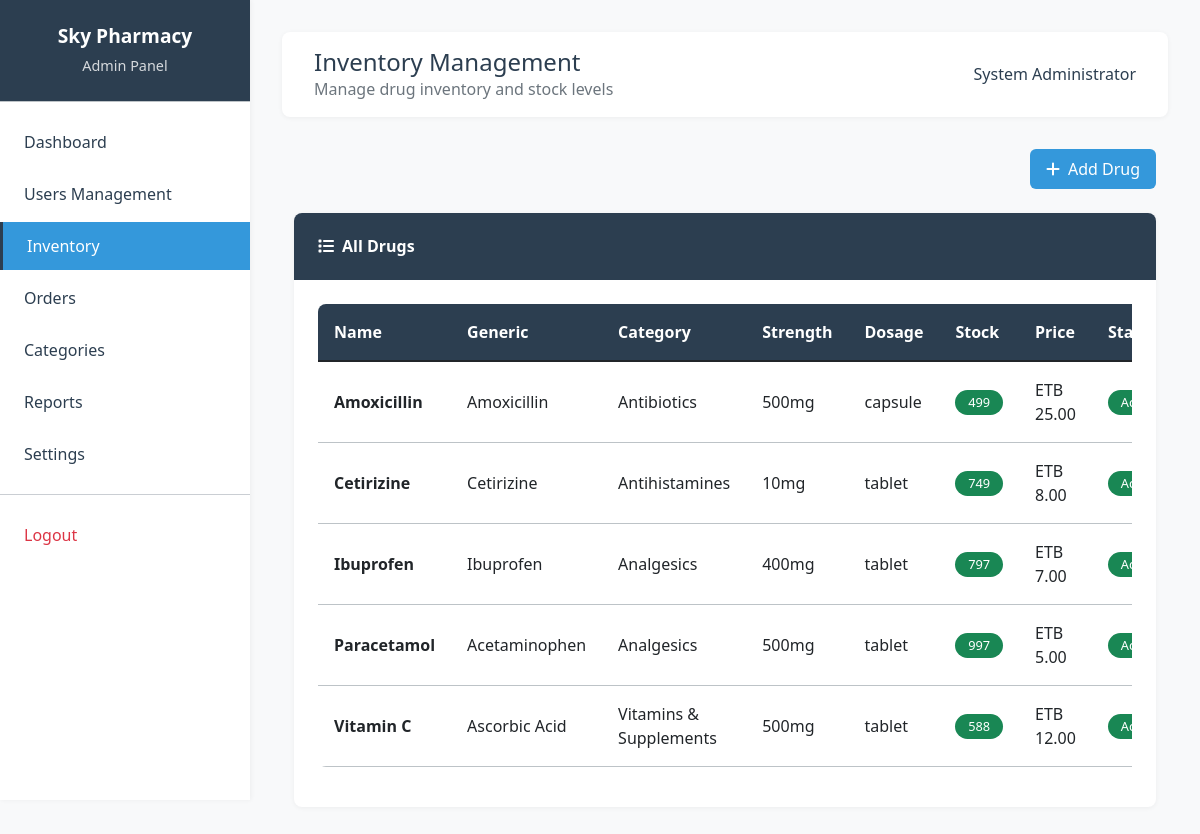
Page /admin/inventory.php?error=invalid_drug (signed in) on the committed database.
### tables this page shows
CREATE TABLE `users` (
  `id` int(11) NOT NULL,
  `username` varchar(50) NOT NULL,
  `email` varchar(100) NOT NULL,
  `password_hash` varchar(255) NOT NULL,
  `full_name` varchar(100) NOT NULL,
  `role` enum('admin','pharmacist','cashier','customer') NOT NULL DEFAULT 'customer',
  `phone` varchar(20) DEFAULT NULL,
  `address` text DEFAULT NULL,
  `created_at` timestamp NOT NULL DEFAULT current_timestamp(),
  `updated_at` timestamp NOT NULL DEFAULT current_timestamp() ON UPDATE current_timestamp(),
  `is_active` tinyint(1) DEFAULT 1
);

CREATE TABLE `drugs` (
  `id` int(11) NOT NULL,
  `name` varchar(200) NOT NULL,
  `generic_name` varchar(200) DEFAULT NULL,
  `category_id` int(11) DEFAULT NULL,
  `description` text DEFAULT NULL,
  `dosage_form` varchar(50) DEFAULT NULL,
  `strength` varchar(50) DEFAULT NULL,
  `manufacturer` varchar(200) DEFAULT NULL,
  `price` decimal(10,2) NOT NULL,
  `cost_price` decimal(10,2) NOT NULL,
  `stock_quantity` int(11) DEFAULT 0,
  `reorder_level` int(11) DEFAULT 10,
  `is_prescription_required` tinyint(1) DEFAULT 0,
  `is_active` tinyint(1) DEFAULT 1,
  `created_at` timestamp NOT NULL DEFAULT current_timestamp(),
  `updated_at` timestamp NOT NULL DEFAULT current_timestamp() ON UPDATE current_timestamp()
);

CREATE TABLE `drug_categories` (
  `id` int(11) NOT NULL,
  `name` varchar(100) NOT NULL,
  `description` text DEFAULT NULL,
  `created_at` timestamp NOT NULL DEFAULT current_timestamp()
);

### classes/Auth.php (called while the page is built, shortened)
<?php
require_once __DIR__ . '/../config/database.php';
class Auth {
    private $conn;
    public function __construct() {
        $database = new Database();
        $this->conn = $database->getConnection();
    }
    public function isLoggedIn() {
        return isset($_SESSION['logged_in']) && $_SESSION['logged_in'] === true;
    }
    public function getCurrentUser() {
        try {
            $query = "SELECT id, username, email, full_name, role, phone, address, is_active, created_at
                      FROM users WHERE id = :user_id";
            $stmt = $this->conn->prepare($query);
            $stmt->bindParam(':user_id', $_SESSION['user_id']);
            $stmt->execute();
            return $stmt->fetch(PDO::FETCH_ASSOC);
        } catch (PDOException $e) {
            return [
                'id' => $_SESSION['user_id'],
                'username' => $_SESSION['username'],
                'full_name' => $_SESSION['full_name'],
                'role' => $_SESSION['role']
            ];
        }
    }
}
?>

### config/database.php (called while the page is built, shortened)
<?php
class Database {
    private $host = 'localhost';
    private $db_name = 'sky_pharmacy';
    private $username = 'root';
    private $password = '';
    public function getConnection() {
        $this->conn = null;
        try {
            $this->conn = new PDO(
                "mysql:host=" . $this->host . ";dbname=" . $this->db_name,
                $this->username,
                $this->password
            );
            $this->conn->setAttribute(PDO::ATTR_ERRMODE, PDO::ERRMODE_EXCEPTION);
        } catch(PDOException $exception) {
            echo "Connection error: " . $exception->getMessage();
        }
        return $this->conn;
    }
}
?>

### classes/Drug.php (called while the page is built, shortened)
<?php
require_once __DIR__ . '/../config/database.php';
class Drug {
    private $conn;
    public function __construct() {
        $database = new Database();
        $this->conn = $database->getConnection();
    }
    public function getAllDrugs($search = '', $category_id = null, $limit = 50, $offset = 0) {
        try {
            $where_conditions = ["d.is_active = 1"];
            $params = [];
            $where_clause = implode(' AND ', $where_conditions);
            $query = "SELECT d.*, c.name as category_name
                      FROM drugs d
                      LEFT JOIN drug_categories c ON d.category_id = c.id
                      WHERE $where_clause
                      ORDER BY d.name
                      LIMIT :limit OFFSET :offset";
            $stmt = $this->conn->prepare($query);
            $stmt->bindParam(':limit', $limit, PDO::PARAM_INT);
            $stmt->bindParam(':offset', $offset, PDO::PARAM_INT);
            $stmt->execute();
            return $stmt->fetchAll(PDO::FETCH_ASSOC);
        } catch (PDOException $e) {
            return ['error' => $e->getMessage()];
        }
    }
}

### admin/inventory.php (the view, shortened to what this page needs)
<?php
require_once '../classes/Auth.php';
require_once '../classes/Drug.php';
$auth = new Auth();
$auth->requireRole('admin');
$user = $auth->getCurrentUser();
$drug = new Drug();
$drugs = $drug->getAllDrugs();
?>
<!DOCTYPE html>
<html lang="en">
<head>
    <link href="https://cdn.jsdelivr.net/npm/bootstrap@5.1.3/dist/css/bootstrap.min.css" rel="stylesheet">
    <link href="https://cdnjs.cloudflare.com/ajax/libs/font-awesome/6.0.0/css/all.min.css" rel="stylesheet">
    <link href="../assets/css/style.css" rel="stylesheet">
</head>
<body>
    <div class="sidebar">
        <div class="sidebar-header">
            <h4>Sky Pharmacy</h4>
            <p>Admin Panel</p>
        </div>
        <nav class="sidebar-menu">
            <a href="dashboard.php" class="nav-link">
                Dashboard
            </a>
            <a href="users.php" class="nav-link">
                Users Management
            </a>
            <a href="inventory.php" class="nav-link active">
                Inventory
            </a>
            <a href="orders.php" class="nav-link">
                Orders
            </a>
            <a href="categories.php" class="nav-link">
                Categories
            </a>
            <a href="reports.php" class="nav-link">
                Reports
            </a>
            <a href="settings.php" class="nav-link">
                Settings
            </a>
            <hr class="my-3">
            <a href="../logout.php" class="nav-link text-danger">
                Logout
            </a>
        </nav>
    </div>
    <div class="main-content">
        <div class="top-nav">
            <div class="d-flex justify-content-between align-items-center">
                <div>
                    <h4 class="mb-0">Inventory Management</h4>
                    <p class="mb-0 text-muted">Manage drug inventory and stock levels</p>
                </div>
                <div class="user-info">
                    <span class="user-name"><?php echo htmlspecialchars($user['full_name']); ?></span>
                </div>
            </div>
        </div>
    <div class="container mt-4">
        <div class="row mb-4">
            <div class=" text-end">
                <button class="btn btn-primary" data-bs-toggle="modal" data-bs-target="#addDrugModal">
                        <i class="fas fa-plus me-2"></i>Add Drug
                        </button>
            </div>
        </div>
            <div class="row">
                <div class="col-12">
        <div class="card">
            <div class="card-header">
                            <h5 class="mb-0"><i class="fas fa-list me-2"></i>All Drugs</h5>
            </div>
            <div class="card-body">
                <?php if (empty($drugs) || isset($drugs['error'])): ?>
                    <p class="text-muted">No drugs found.</p>
                <?php else: ?>
                    <div class="table-responsive">
                        <table class="table table-hover">
                            <thead>
                                <tr>
                                                <th>Name</th>
                                                <th>Generic</th>
                                    <th>Category</th>
                                    <th>Strength</th>
                                                <th>Dosage</th>
                                    <th>Stock</th>
                                    <th>Price</th>
                                    <th>Status</th>
                                </tr>
                            </thead>
                            <tbody>
                                <?php foreach ($drugs as $drug_item): ?>
                                    <tr>
                                                    <td><strong><?php echo htmlspecialchars($drug_item['name']); ?></strong></td>
                                                    <td><?php echo htmlspecialchars($drug_item['generic_name']); ?></td>
                                                    <td><?php echo htmlspecialchars($drug_item['category_name'] ?? ''); ?></td>
                                        <td><?php echo htmlspecialchars($drug_item['strength']); ?></td>
                                                    <td><?php echo htmlspecialchars($drug_item['dosage_form']); ?></td>
                                                    <td><span class="badge bg-<?php echo $drug_item['stock_quantity'] > 0 ? 'success' : 'danger'; ?>"><?php echo $drug_item['stock_quantity']; ?></span></td>
                                                    <td>ETB <?php echo number_format($drug_item['price'], 2); ?></td>
                                                    <td>
                                                        <span class="badge <?php echo $drug_item['is_active'] ? 'bg-success' : 'badge-inactive'; ?>">
                                                            <?php echo $drug_item['is_active'] ? 'Active' : 'Inactive'; ?>
                                            </span>
                                        </td>
                                    </tr>
                                <?php endforeach; ?>
                            </tbody>
                        </table>
                    </div>
                <?php endif; ?>
                        </div>
                    </div>
            </div>
        </div>
    </div>
    </div>
</body>
</html>

### assets/css/style.css (style rules this page uses)
:root { --primary-color: #2c3e50; --secondary-color: #34495e; --accent-color: #3498db; --success-color: #27ae60; --warning-color: #f39c12; --danger-color: #e74c3c; --light-color: #ecf0f1; --dark-color: #2c3e50; --white-color: #ffffff; --gray-color: #95a5a6; --border-color: #bdc3c7; --shadow-color: rgba(0, 0, 0, 0.05); --text-color: #2c3e50; --text-muted: #7f8c8d; }
body { background-color: #f8f9fa; font-family: 'Segoe UI', Tahoma, Geneva, Verdana, sans-serif; color: var(--text-color); }
.sidebar { background: var(--white-color); min-height: 100vh; box-shadow: 1px 0 5px var(--shadow-color); position: fixed; top: 0; left: 0; width: 250px; z-index: 1000; transition: all 0.3s ease; }
.sidebar-header { background: var(--primary-color); color: var(--white-color); padding: 1.5rem; text-align: center; border-bottom: 1px solid var(--border-color); }
.sidebar-header h4 { margin: 0; font-weight: 600; font-size: 1.2rem; }
.sidebar-header p { margin: 0.5rem 0 0 0; font-size: 0.9rem; opacity: 0.8; }
.sidebar-menu { padding: 1rem 0; }
.sidebar-menu .nav-link { color: var(--text-color); padding: 0.75rem 1.5rem; border: none; border-radius: 0; transition: all 0.3s ease; display: flex; align-items: center; font-weight: 500; text-decoration: none; }
.sidebar-menu .nav-link.active { background: var(--accent-color); color: var(--white-color); border-left: 3px solid var(--primary-color); }
.main-content { margin-left: 250px; padding: 2rem; min-height: 100vh; background: #f8f9fa; }
.top-nav { background: var(--white-color); padding: 1rem 2rem; box-shadow: 0 1px 5px var(--shadow-color); margin-bottom: 2rem; border-radius: 8px; }
.top-nav .user-info { display: flex; align-items: center; gap: 1rem; }
.top-nav .user-info .user-name { font-weight: 500; color: var(--text-color); }
.card { border: none; border-radius: 8px; box-shadow: 0 1px 5px var(--shadow-color); transition: transform 0.2s ease; background: var(--white-color); }
.card-header { background: var(--primary-color); color: var(--white-color); border-radius: 8px 8px 0 0 !important; border: none; padding: 1rem 1.5rem; }
.card-header h5 { margin: 0; font-weight: 600; font-size: 1rem; }
.btn-primary { background: var(--accent-color) !important; border: none; border-radius: 6px; padding: 0.5rem 1rem; font-weight: 500; transition: all 0.2s ease; }
.table { background: var(--white-color); border-radius: 8px; overflow: hidden; }
.table thead th { background: var(--primary-color); color: var(--white-color); border: none; padding: 1rem; font-weight: 600; }
.table tbody td { padding: 1rem; border-bottom: 1px solid var(--border-color); vertical-align: middle; }
.badge { padding: 0.4rem 0.8rem; border-radius: 20px; font-size: 0.8rem; font-weight: 500; }
.card-header h5 i, .card-header h6 i { margin-right: 0.5rem; }
.btn i { margin-right: 0.5rem; }
.sidebar-menu .nav-link { margin-bottom: 0.25rem; }
.card-header, .card-body { padding: 1.5rem; }
.card, .modal-content { border-radius: 8px; }

### rows in the picture
users: full_name "System Administrator"
drugs: name "Amoxicillin", generic_name "Amoxicillin", category.name "Antibiotics", strength "500mg", dosage_form "capsule", stock_quantity "499", price "25.00", is_active "Active"
drugs: name "Cetirizine", generic_name "Cetirizine", category.name "Antihistamines", strength "10mg", dosage_form "tablet", stock_quantity "749", price "8.00", is_active "Active"
drugs: name "Ibuprofen", generic_name "Ibuprofen", category.name "Analgesics", strength "400mg", dosage_form "tablet", stock_quantity "797", price "7.00", is_active "Active"
drugs: name "Paracetamol", generic_name "Acetaminophen", category.name "Analgesics", strength "500mg", dosage_form "tablet", stock_quantity "997", price "5.00", is_active "Active"
drugs: name "Vitamin C", generic_name "Ascorbic Acid", category.name "Vitamins & Supplements", strength "500mg", dosage_form "tablet", stock_quantity "588", price "12.00", is_active "Active"
